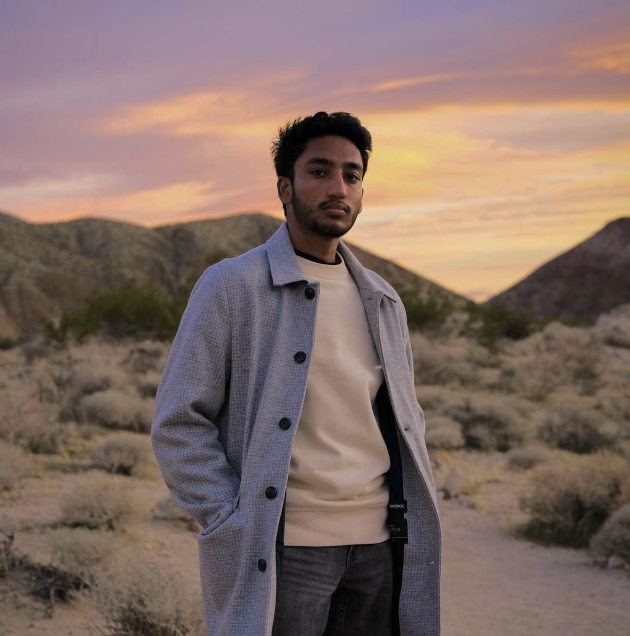
#> input picture usman_pic copy.jpg, 1259 x 1272 px (shown at 1/2 size)
$ python lib_tests.py
#> lines starting #> are read from the running program, lines starting #| are printed output that depends on the picture
### imageutils.py
#imageutils.libs
import numpy as np
import os
from PIL import Image

#Resizes and grayscales an image
def resize_image(image1, size1, size2):
    #create the correct size tuple and resize image
#> called with image1 = 'usman_pic copy.jpg', size1 = 200, size2 = 200
    image = Image.open(image1)
#> image is the input picture: PIL image 1259x1272 RGB; mean R, G, B 130.5, 110.1, 103

    if size2 == None:
        image = image.resize((size1, size1))
    elif size1 != None and size2 != None:
        image = image.resize((size1, size2))
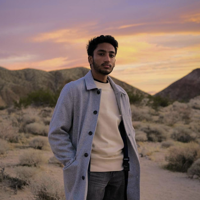
#> image: PIL image 200x200 RGB; mean R, G, B 130.5, 110.1, 103

    #Grayscale image
    gray_array = np.array(image.convert('L'))
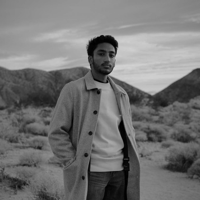
#> gray_array: shape (200, 200); min 0, max 214, mean 115.4
    return gray_array

#Creates a column vector from a 2D array
# [25 lines left out: functions column_vector, load_images, combine_matrix, not called in this run]

#Combines vectorized images into a matrix where every image is a column
def combine_vectors(vector1, vector2):
    matrix = np.hstack((vector1, vector2))
    return matrix

### lib_tests.py
from imageutils import *
from genutils import *
import numpy as np
from PIL import Image
import os
import sys

#Tests for functions from imageutils.py
image = resize_image('usman_pic copy.jpg', 200, 200)
image2 = resize_image('JPEG/good_cup.jpg', 200, 200)
#> call 2 of resize_image, with image1 = 'JPEG/good_cup.jpg', size1 = 200, size2 = 200
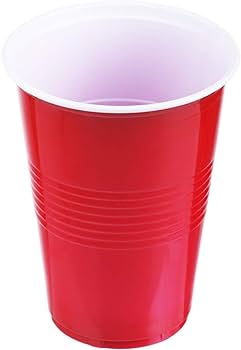
#> input picture JPEG/good_cup.jpg, 241 x 350 px
#> in resize_image, image is the input picture: PIL image 241x350 RGB; mean R, G, B 228.6, 149.3, 161.3
#> in resize_image (call 2), `image = image.resize((size1, size2))`:
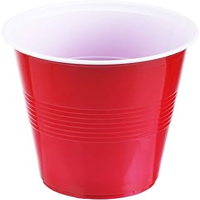
#> image: PIL image 200x200 RGB; mean R, G, B 228.6, 149.3, 161.3
#> in resize_image (call 2), `gray_array = np.array(image.convert('L'))`:
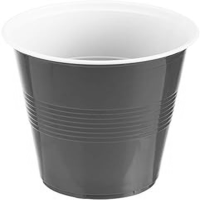
#> gray_array: shape (200, 200); min 56, max 255, mean 174.4

'''
print (resize_image('usman_pic copy.jpg', 200, 200))
print(np.array(image))
print('************')
print(column_vector(image))
'''

'''
#Test for combined vectors and column vectors
image_vector_1 = column_vector(image)
image_vector_2 = column_vector(image2)
combined = combine_vectors(image_vector_1, image_vector_2)
print('image_vector_1: ', image_vector_1)
print('***********')
print('image_vector_2: ', image_vector_2)
print('***********')
print('combined vectors: ', combined)
'''


'''
#Test for load_images
try:
    loaded_images_2 = load_images('JPEG')
    print("Images loaded successfully.")
    print(loaded_images_2)
except FileNotFoundError:
    print("Directory 'JPEG' not found.")
except Exception as e:
    print(f"Error loading images: {e}")
'''


#Tests for the genutils.py functions
def main():
    required_params = ['input_file', 'output_file']
    optional_params = ['image_size', 'image_length']

    try:
#> (the run stopped early here; a loop or call above may not have finished)
